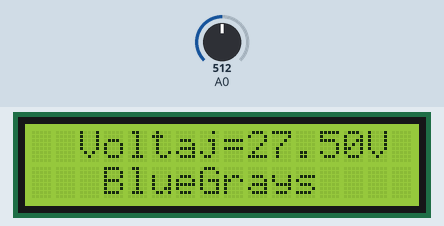
The sketch below on a simulated Arduino Uno, built with avr-gcc and run on an emulated ATmega328P. On the bench: 16×2 character LCD. The inputs (shaded band) are chosen by the test bench; at power-on: A0 = 512.

Above: at 1.2 s.
1.3 s: A0 set to 204
At 2.3 s:
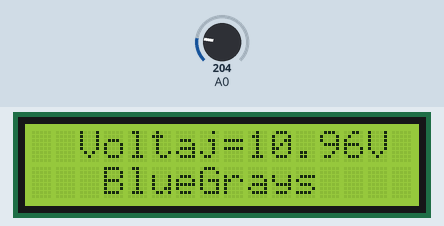
2.8 s: A0 set to 177
At 3.9 s:
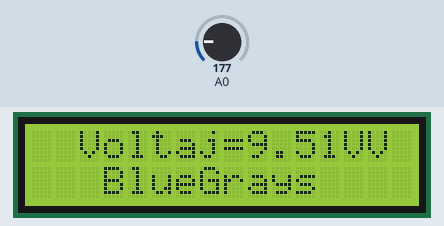
4.4 s: A0 set to 122
At 5.4 s:
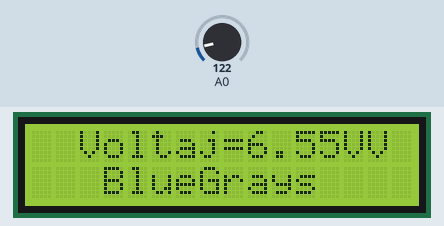
Timing chart, 0 to 7.4 s (numbered marks = the images above; inputs shaded):
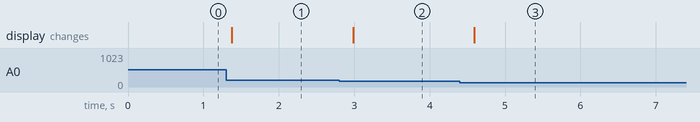

The sketch:

Kod.ino
```cpp
#include <LiquidCrystal_I2C.h>
#include <Wire.h>
LiquidCrystal_I2C lcd(0x27, 16, 2);
float VoltajCikis = 0.0;
float VoltajGiris = 0.0;
float Direnc1 = 100000.0; // 100K ohm direnç
float Direnc2 = 10000.0; // 10K ohm direnç
int Deger = 0;
void setup() {
  lcd.begin();
}
void loop() {
  Deger = analogRead(A0);
  VoltajCikis = (Deger * 5.0) / 1024.0;
  VoltajGiris = VoltajCikis / (Direnc2 / (Direnc1 + Direnc2));
  if (VoltajGiris < 0.09) {
    VoltajGiris = 0.0;
  }
  lcd.setCursor(2, 0);
  lcd.print("Voltaj=");
  lcd.print(VoltajGiris);
  lcd.print("V");
  lcd.setCursor(3, 1);
  lcd.print("BlueGrays");
  delay(300);
}
```

Measured:
- the behaviour switches between 187 and 186 on A0 (found by bisection; images 1 and 2)
- after the input at 1.3 s, the display: changes after 0.08 s (image 1)
- after the input at 2.8 s, the display: changes after 0.19 s (image 2)
- after the input at 4.4 s, the display: changes after 0.19 s (image 3)
